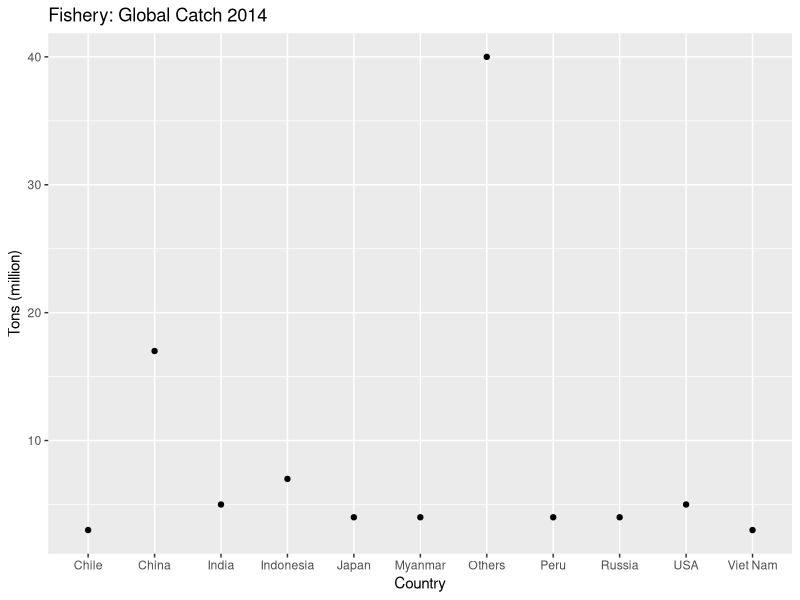

Here is the R script that generated this plot:
## ---- chunk 1
knitr::opts_chunk$set(echo = FALSE)
## ---- chunk 2
   # read data downloaded fom FAO web site
   faodata <- read.csv("figis_guestnull.csv", na.strings = c("NA", "", NULL))
   # remove numbers
   faodata <- subset(faodata, Unit == 't')
   # remove unit
   faodata$Unit <- NULL
   # remove symbol
   faodata$S_2014 <- NULL
   # fix column names
   colnames(faodata)<- c("Country","Value.2014")
   str(faodata)
## ---- chunk 3
   # rank all countries catch
   faodata <- transform(faodata, 
          rank = ave(Value.2014, 
                          FUN = function(x) rank(-x, ties.method = "first")))
   # add ranking 11 ... 233 together
   other_value <- sum(faodata[faodata$rank > 10,"Value.2014"])
   # leave only the top 10 ranking countries
   faodata <- subset(faodata, rank <= 10)
   # add the others
   faodata$rank <- NULL
   faodata <- rbind(faodata, data.frame(Country="Others", Value.2014=other_value))
   # shorten names for plot
   faodata$Country <- as.character(faodata$Country)
   faodata[9,1] <- "USA"
   faodata[8,1] <- "Russia"
   # round to millions
   faodata$Value.2014 <- round(faodata$Value.2014 / 1000000,0)
## ---- chunk 4
   library(ggplot2)
   ggplot(faodata, aes(x=Country, y=Value.2014)) +
       geom_point() +
       ggtitle("Fishery: Global Catch 2014") +
       labs(x="Country",y="Tons (million)") 
